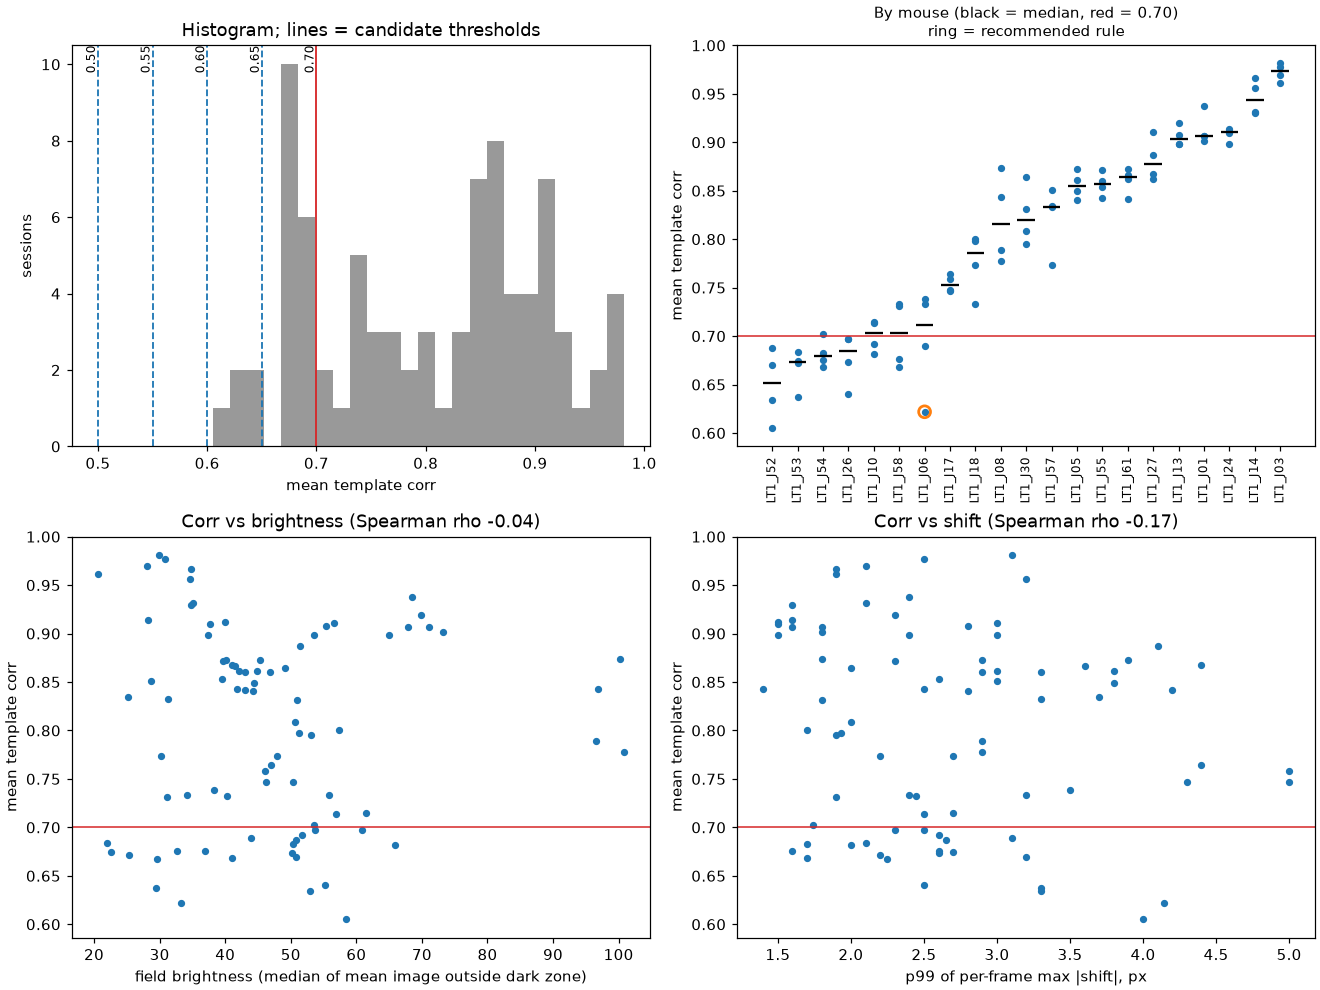

Write the Python code that produced this figure.
"""MC template correlation over the 84 LT1 sessions: how many sessions each candidate threshold flags.

Run from the worktree root WITHOUT -I (the repo root is put on sys.path below; the package does not import under -I):
  PYTHONDONTWRITEBYTECODE=1 conda run -n bearmind python docs/superpowers/specs/2026-11-16-mc-template-corr/template_corr.py
Reads H: only (registry, 3_MC shifts, threshold maps). Writes only into its own folder.
"""
import json
import sys
from pathlib import Path

HERE = Path(__file__).resolve().parent
sys.path.insert(0, str(HERE.parents[3]))  # worktree root, so the repo package is importable

import matplotlib
matplotlib.use('Agg')
import matplotlib.pyplot as plt
import numpy as np
from caiman.motion_correction import high_pass_filter_space
from scipy.stats import spearmanr

ROOT = Path('H:/Projects/LT1/CalciumData')
ABS = [0.50, 0.55, 0.60, 0.65, 0.70]
REL = [0.05, 0.10]
MIN_SESS = 3
DARK_FRAC = 0.25  # same dark-zone rule as bearmind.seed_mask.valid_mask (without its border and dilation)

out = []


def p(s=''):
    out.append(s)
    print(s)


rows = []
for f in sorted((ROOT / '_bearmind' / 'registry').glob('*.json')):
    sid = f.stem
    reg = json.loads(f.read_text(encoding='utf-8'))
    corr = reg['stages']['mc']['metrics']['mean_template_corr']
    sh = np.load(ROOT / '3_MC' / f'{sid}_MC_shifts.npy')
    p99 = float(np.percentile(np.abs(sh).max(axis=1), 99))
    z = np.load(ROOT / '_bearmind' / 'thresholds' / f'{sid}_maps.npz')
    mean = z['mean']
    med = np.median(mean)
    bright = float(np.median(mean[mean >= DARK_FRAC * med]))
    keep = mean >= DARK_FRAC * med
    pnr = float(np.median(z['pnr_5'][keep]))
    cn = float(np.median(z['cn_5'][keep]))
    # texture proxy: contrast of the mean image after the high-pass filter that MC uses (gSig_filt 8)
    hp = high_pass_filter_space(mean.astype(np.float32), (8, 8))
    tex = float(np.std(hp[keep]) / bright)
    fm = np.abs(sh).max(axis=1)
    rows.append(dict(sid=sid, mouse=reg.get('mouse') or sid.split('_')[1], corr=float(corr), p99=p99, bright=bright,
                     pnr=pnr, cn=cn, tex=tex, msp=float(reg['stages']['mc']['metrics']['max_shift_px']),
                     mc_level=[c['level'] for c in reg['stages']['mc']['checks'] if c['name'] == 'mc_max_shift_px'][0],
                     big=[int(i) for i in np.where(fm > 10)[0]]))

sids = [r['sid'] for r in rows]
corr = np.array([r['corr'] for r in rows])
p99 = np.array([r['p99'] for r in rows])
bright = np.array([r['bright'] for r in rows])
mice = sorted({r['mouse'] for r in rows})
mmed = {m: float(np.median([r['corr'] for r in rows if r['mouse'] == m])) for m in mice}
mcount = {m: sum(r['mouse'] == m for r in rows) for m in mice}

p(f'sessions: {len(rows)}; mice: {len(mice)}')
p(f'corr: min {corr.min():.3f}, median {np.median(corr):.3f}, max {corr.max():.3f}')
p(f'p99 of per-frame max |shift| (px): min {p99.min():.2f}, median {np.median(p99):.2f}, max {p99.max():.2f}')
p(f'field brightness (median of mean image outside dark zone): min {bright.min():.1f}, median {np.median(bright):.1f}, max {bright.max():.1f}')
p()

flags = {}
p('== Candidates ==')
for t in ABS:
    m = corr < t
    flags[f'abs<{t:.2f}'] = m
    p(f'corr < {t:.2f}: {int(m.sum())} of {len(rows)} flagged: ' + (', '.join(s for s, k in zip(sids, m) if k) or '-'))
for d in REL:
    m = np.array([mcount[r['mouse']] >= MIN_SESS and r['corr'] < mmed[r['mouse']] - d for r in rows])
    flags[f'rel>{d:.2f}'] = m
    p(f'corr below mouse median by more than {d:.2f} (mice with >= {MIN_SESS} sessions): {int(m.sum())} flagged: '
      + (', '.join(f'{s} ({c:.3f})' for s, k, c in zip(sids, m, corr) if k) or '-'))
m = flags['abs<0.55'] | flags['rel>0.05']
p(f'combined: corr < 0.55 OR below mouse median by more than 0.05: {int(m.sum())} flagged: '
  + (', '.join(s for s, k in zip(sids, m) if k) or '-'))
m = flags['abs<0.60'] | flags['rel>0.05']
p(f'combined: corr < 0.60 OR below mouse median by more than 0.05: {int(m.sum())} flagged: '
  + (', '.join(s for s, k in zip(sids, m) if k) or '-'))
fm = sorted({r['mouse'] for r, k in zip(rows, flags['abs<0.70']) if k})
p(f'corr < 0.70 touches {len(fm)} of {len(mice)} mice: ' + ', '.join(fm))
p('mice with every session below 0.70: ' + ', '.join(m_ for m_ in fm if all(r['corr'] < 0.70 for r in rows if r['mouse'] == m_)))
p()
p('== Overlap of flagged sets (n) ==')
keys = list(flags)
p('rule x rule: ' + ' | '.join(keys))
for a in keys:
    p(f'{a}: ' + ' '.join(str(int((flags[a] & flags[b]).sum())) for b in keys))
p()
p('== Mouse medians of corr (n sessions, min corr, median corr, median p99 shift px, median brightness) ==')
for m in sorted(mice, key=lambda m: mmed[m]):
    rr = [r for r in rows if r['mouse'] == m]
    p(f'{m}: n={len(rr)}, min {min(r["corr"] for r in rr):.3f}, median {mmed[m]:.3f}, '
      f'p99 {np.median([r["p99"] for r in rr]):.2f}, brightness {np.median([r["bright"] for r in rr]):.1f}')
p()
r1 = spearmanr(corr, bright)
r2 = spearmanr(corr, p99)
p('== Spearman rank correlation of corr ==')
p(f'with field brightness: rho = {r1.statistic:.3f}, p = {r1.pvalue:.2g}')
p(f'with p99 shift: rho = {r2.statistic:.3f}, p = {r2.pvalue:.2g}')
low = corr < 0.70
p()
p('== Sessions below 0.70 (sid, corr, p99 shift px, brightness) ==')
for i in np.argsort(corr):
    if low[i]:
        p(f'{sids[i]}: {corr[i]:.3f}, {p99[i]:.2f}, {bright[i]:.1f}')
if low.any():
    p(f'median p99 shift: flagged {np.median(p99[low]):.2f} px vs others {np.median(p99[~low]):.2f} px')
    p(f'median brightness: flagged {np.median(bright[low]):.1f} vs others {np.median(bright[~low]):.1f}')
    p(f'flagged sessions with p99 shift > 10 px (p99, NOT the quantity of the shift check): {int((p99[low] > 10).sum())}')
p(f'all sessions with p99 shift > 10 px: {int((p99 > 10).sum())}')


p()
p('== Mouse reference median: two definitions ==')
p('A (above): median of all sessions of the mouse, the session itself included')
p('B: leave-one-out median (the session is left out of its own reference; mice with >= 4 sessions)')
loo = np.array([np.median([o['corr'] for o in rows if o['mouse'] == r['mouse'] and o is not r])
                if mcount[r['mouse']] - 1 >= MIN_SESS else np.nan for r in rows])
for d in REL:
    m = corr < loo - d
    p(f'B, below the reference by more than {d:.2f}: {int(m.sum())} flagged: '
      + (', '.join(f'{sid_} ({c:.3f}, ref {l:.3f})' for sid_, k, c, l in zip(sids, m, corr, loo) if k) or '-'))
mB = corr < loo - 0.05
p(f'B, rule 0.05 flags sessions with p99 shift (px): ' + ', '.join(f'{sid_} {x:.2f}' for sid_, x, k in zip(sids, p99, mB) if k))
for sid_ in ['LT1_J06_2D', 'LT1_J18_1D', 'LT1_J57_1D']:
    i = sids.index(sid_)
    mm = rows[i]['mouse']
    p(f'{sid_}: corr {corr[i]:.3f}, p99 shift {p99[i]:.2f} px; p99 of the 4 sessions of the mouse: '
      + ', '.join(f'{r["p99"]:.2f}' for r in rows if r['mouse'] == mm))
mrec = flags['abs<0.55'] | (corr < loo - 0.10)
p('recommended rule (corr < 0.55 OR below the leave-one-out mouse median by more than 0.10): '
  f'{int(mrec.sum())} flagged: ' + (', '.join(sid_ for sid_, k in zip(sids, mrec) if k) or '-'))
p(f'mice with fewer than {MIN_SESS + 1} sessions (no leave-one-out reference): {sum(mcount[m_] < MIN_SESS + 1 for m_ in mice)}')
p('These flagged sessions were NOT checked by eye (no video frames read).')

p()
p('== What tracks corr: maps (gSig 5, valid area) and texture proxy ==')
for key, name in [('pnr', 'median PNR'), ('cn', 'median local correlation (cn)'), ('tex', 'high-pass contrast of mean image / brightness')]:
    v = np.array([r[key] for r in rows])
    rs = spearmanr(corr, v)
    mv = np.array([np.median([r[key] for r in rows if r['mouse'] == m_]) for m_ in mice])
    rm = spearmanr(np.array([mmed[m_] for m_ in mice]), mv)
    p(f'{name}: sessions rho = {rs.statistic:.3f} (p = {rs.pvalue:.2g}); mouse level (n={len(mice)}) rho = {rm.statistic:.3f} (p = {rm.pvalue:.2g})')
pnr = np.array([r['pnr'] for r in rows])
p(f'median PNR: sessions flagged at 0.70 {np.median(pnr[low]):.2f} vs others {np.median(pnr[~low]):.2f}')
mid = np.array([mice.index(r['mouse']) for r in rows])
dc = corr - np.array([corr[mid == k].mean() for k in mid])
dp = p99 - np.array([p99[mid == k].mean() for k in mid])
rw = spearmanr(dc, dp)
p(f'within a mouse (both centred on the mouse mean): corr vs p99 shift rho = {rw.statistic:.3f}, p = {rw.pvalue:.2g}')
p(f'medians of p99 shift: flagged at 0.70 {np.median(p99[low]):.2f} px, others {np.median(p99[~low]):.2f} px')

p()
p('== Shift check mc_max_shift_px (registry max_shift_px = maximum over ALL frames, not p99) ==')
for lvl in sorted({r['mc_level'] for r in rows} - {'ok'}):
    sel = [r for r in rows if r['mc_level'] == lvl]
    p(f'level {lvl}: {len(sel)} sessions')
    for r in sorted(sel, key=lambda r: r['msp']):
        fr = r['big']
        p(f'  {r["sid"]}: max {r["msp"]:.1f} px, frames above 10 px: {len(fr)}, indices {fr[:6]}; only frame 0: {fr == [0]}')
p(f'sessions with registry max_shift_px > 10: {sum(r["msp"] > 10 for r in rows)}; largest {max(r["msp"] for r in rows):.1f} px')

p()
p('== Calibration (docs/superpowers/specs/2026-11-01-e2e-report.md, table of 6 real sessions; these numbers are copied from it) ==')
CAL = {'NOF_H01_1D': (0.94, [0.88, 0.75, 0.61, 0.41]), 'LT1_K02_1D': (0.82, [0.73, 0.57, 0.43, 0.25])}
for k, (c0, v) in CAL.items():
    p(f'{k}: corr {c0:.2f}; whole movie shifted by 1/2/3/5 px -> ' + '/'.join(f'{x:.2f}' for x in v)
      + f'; drop at 1 px {c0 - v[0]:.2f}, at 2 px {c0 - v[1]:.2f}')
for t in ABS:
    p(f'floor {t:.2f}: catches a 2 px misalignment on ' + (', '.join(k for k, (c0, v) in CAL.items() if v[1] < t) or 'neither calibration session'))
p('Only LT1_K02_1D (corr 0.815) of the 6 calibration sessions is from LT1.')

(HERE / 'template_corr_out.txt').write_text('\n'.join(out) + '\n', encoding='utf-8')

# figure
rec = flags['abs<0.55'] | (corr < loo - 0.10)  # recommended: floor 0.55 + leave-one-out median, 0.10
fig, ax = plt.subplots(2, 2, figsize=(12, 9), constrained_layout=True)
a = ax[0, 0]
a.hist(corr, bins=24, color='0.6')
for t in ABS:
    a.axvline(t, color='C3' if t == 0.70 else 'C0', lw=1.2, ls='-' if t == 0.70 else '--')
    a.text(t, a.get_ylim()[1], f'{t:.2f}', rotation=90, va='top', ha='right', fontsize=8)
a.set_xlabel('mean template corr'); a.set_ylabel('sessions'); a.set_title('Histogram; lines = candidate thresholds')
a = ax[0, 1]
order = sorted(mice, key=lambda m: mmed[m])
for i, m in enumerate(order):
    v = [r['corr'] for r in rows if r['mouse'] == m]
    a.scatter([i] * len(v), v, s=14, color='C0')
    rv = [r['corr'] for r in rows if r['mouse'] == m and rec[sids.index(r['sid'])]]
    a.scatter([i] * len(rv), rv, s=60, facecolors='none', edgecolors='C1', linewidths=1.8)
    a.hlines(mmed[m], i - 0.35, i + 0.35, color='k')
a.axhline(0.70, color='C3', lw=1)
a.set_xticks(range(len(order))); a.set_xticklabels(order, rotation=90, fontsize=8)
a.set_ylabel('mean template corr'); a.set_title('By mouse (black = median, red = 0.70)\n' + 'ring = recommended rule', fontsize=10)
a = ax[1, 0]
a.scatter(bright, corr, s=14)
a.axhline(0.70, color='C3', lw=1)
a.set_xlabel('field brightness (median of mean image outside dark zone)'); a.set_ylabel('mean template corr')
a.set_title(f'Corr vs brightness (Spearman rho {r1.statistic:.2f})')
a = ax[1, 1]
a.scatter(p99, corr, s=14)
a.axhline(0.70, color='C3', lw=1)
a.set_xlabel('p99 of per-frame max |shift|, px'); a.set_ylabel('mean template corr')
a.set_title(f'Corr vs shift (Spearman rho {r2.statistic:.2f})')
fig.savefig(HERE / 'template_corr.png', dpi=110)
print('[OK] done')
